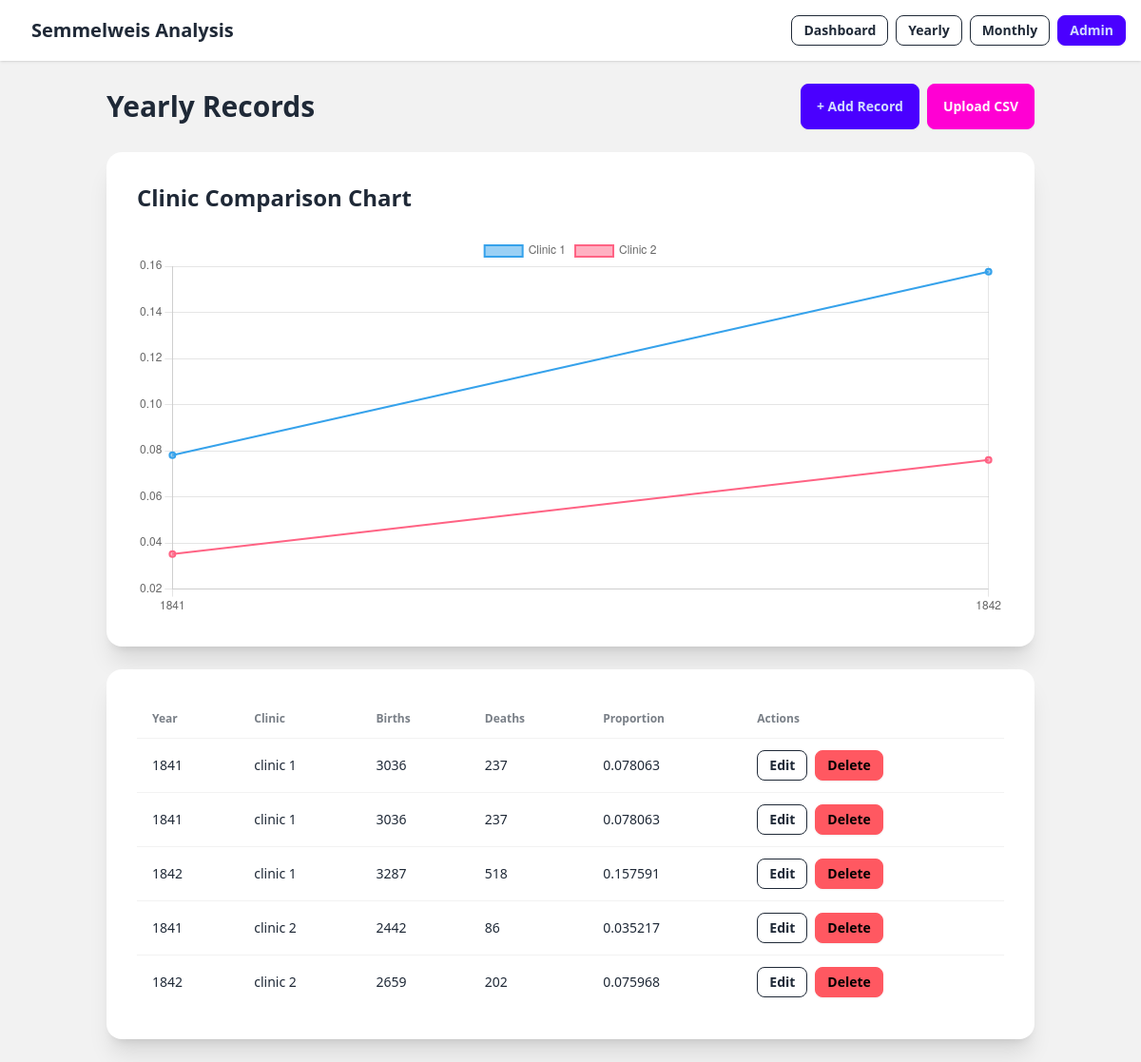
The page /yearly/ on the database its author committed.
### analysis/models.py (models this page shows, shortened)
class YearlyRecord(models.Model):
    year = models.IntegerField()
    births = models.IntegerField()
    deaths = models.IntegerField()
    clinic = models.CharField(max_length=20)
    class Meta:
        ordering = ["clinic", "year"]
    @property
    def proportion_deaths(self):
        if self.births:
            return round(self.deaths / self.births, 6)
        return 0

### analysis/views.py (the view)
def yearly_list(request):
    records = YearlyRecord.objects.all()
    labels = []
    clinic1 = []
    clinic2 = []
    for record in records:
        if record.year not in labels:
            labels.append(record.year)
    for year in labels:
        c1 = YearlyRecord.objects.filter(
            year=year,
            clinic="clinic 1"
        ).first()
        c2 = YearlyRecord.objects.filter(
            year=year,
            clinic="clinic 2"
        ).first()
        clinic1.append(
            c1.proportion_deaths if c1 else 0
        )
        clinic2.append(
            c2.proportion_deaths if c2 else 0
        )
    chart_data = {
        "labels": labels,
        "clinic1": clinic1,
        "clinic2": clinic2,
    }
    context = {
        "records": records,
        "chart_data": json.dumps(chart_data)
    }
    return render(
        request,
        "analysis/yearly_list.html",
        context
    )

### templates/analysis/yearly_list.html (shortened to what this page needs)
{% extends "base.html" %}
{% block content %}
<div class="flex justify-between items-center mb-6">
    <h1 class="text-3xl font-bold">
        Yearly Records
    </h1>
    <div class="flex gap-2">
        <a
            href="{% url 'analysis:yearly-create' %}"
            class="btn btn-primary"
        >
            + Add Record
        </a>
        <a
            href="{% url 'analysis:yearly-upload' %}"
            class="btn btn-secondary"
        >
            Upload CSV
        </a>
    </div>
</div>
<div class="card bg-base-100 shadow-xl mb-6">
    <div class="card-body">
        <h2 class="text-2xl font-bold mb-4">
            Clinic Comparison Chart
        </h2>
        <div style="height: 400px;">
            <canvas id="clinicChart"></canvas>
        </div>
    </div>
</div>
<div class="card bg-base-100 shadow-xl">
    <div class="card-body">
        <div class="overflow-x-auto">
            <table class="table">
                <thead>
                    <tr>
                        <th>Year</th>
                        <th>Clinic</th>
                        <th>Births</th>
                        <th>Deaths</th>
                        <th>Proportion</th>
                        <th>Actions</th>
                    </tr>
                </thead>
                <tbody>
                    {% for record in records %}
                    <tr>
                        <td>{{ record.year }}</td>
                        <td>{{ record.clinic }}</td>
                        <td>{{ record.births }}</td>
                        <td>{{ record.deaths }}</td>
                        <td>{{ record.proportion_deaths }}</td>
                        <td class="flex gap-2">
                            <a
                                href="{% url 'analysis:yearly-update' record.pk %}"
                                class="btn btn-sm btn-outline"
                            >
                                Edit
                            </a>
                            <a
                                href="{% url 'analysis:yearly-delete' record.pk %}"
                                class="btn btn-sm btn-error"
                            >
                                Delete
                            </a>
                        </td>
                    </tr>
                    {% endfor %}
                </tbody>
            </table>
        </div>
    </div>
</div>
<script>
    const chartData = {{ chart_data|safe }};
    renderClinicChart(
        "clinicChart",
        chartData
    );
</script>
{% endblock %}

### templates/base.html (shortened to what this page needs)
{% load static %}
<!DOCTYPE html>
<html lang="en">
<head>
    <link
        href="https://cdn.jsdelivr.net/npm/daisyui@4/dist/full.min.css"
        rel="stylesheet"
    />
    <script src="https://cdn.tailwindcss.com"></script>
</head>
<body class="bg-base-200 min-h-screen">
    <nav class="navbar bg-base-100 shadow px-4">
        <div class="flex-1">
            <a
                href="/"
                class="btn btn-ghost text-xl"
            >
                Semmelweis Analysis
            </a>
        </div>
        <div class="flex gap-2">
            <a
                href="/"
                class="btn btn-sm btn-outline"
            >
                Dashboard
            </a>
            <a
                href="/yearly/"
                class="btn btn-sm btn-outline"
            >
                Yearly
            </a>
            <a
                href="/monthly/"
                class="btn btn-sm btn-outline"
            >
                Monthly
            </a>
            <a
                href="/admin/"
                class="btn btn-sm btn-primary"
            >
                Admin
            </a>
        </div>
    </nav>
    <main class="container mx-auto p-6">
        {% block content %}
        {% endblock %}
    </main>
</body>
</html>

### rows shown on the page
YearlyRecord: year "1841", clinic "clinic 1", births "3036", deaths "237", proportion_deaths "0.078063"
YearlyRecord: year "1841", clinic "clinic 1", births "3036", deaths "237", proportion_deaths "0.078063"
YearlyRecord: year "1842", clinic "clinic 1", births "3287", deaths "518", proportion_deaths "0.157591"
YearlyRecord: year "1841", clinic "clinic 2", births "2442", deaths "86", proportion_deaths "0.035217"
YearlyRecord: year "1842", clinic "clinic 2", births "2659", deaths "202", proportion_deaths "0.075968"
